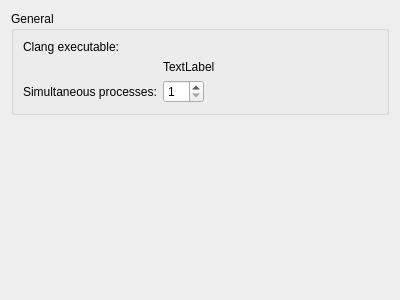
<?xml version="1.0" encoding="UTF-8"?>
<ui version="4.0">
 <class>ClangStaticAnalyzer::Internal::ClangStaticAnalyzerConfigWidget</class>
 <widget class="QWidget" name="ClangStaticAnalyzer::Internal::ClangStaticAnalyzerConfigWidget">
  <property name="geometry">
   <rect>
    <x>0</x>
    <y>0</y>
    <width>400</width>
    <height>300</height>
   </rect>
  </property>
  <property name="windowTitle">
   <string/>
  </property>
  <layout class="QVBoxLayout" name="verticalLayout">
   <item>
    <widget class="QGroupBox" name="groupBox">
     <property name="title">
      <string>General</string>
     </property>
     <layout class="QFormLayout" name="formLayout">
      <item row="0" column="0">
       <widget class="QLabel" name="label">
        <property name="text">
         <string>Clang executable:</string>
        </property>
       </widget>
      </item>
      <item row="0" column="1">
       <layout class="QHBoxLayout" name="horizontalLayout">
        <item>
         <widget class="Utils::PathChooser" name="clangExecutableChooser" native="true"/>
        </item>
       </layout>
      </item>
      <item row="1" column="1">
       <widget class="QLabel" name="detectedVersionLabel">
        <property name="text">
         <string>TextLabel</string>
        </property>
       </widget>
      </item>
      <item row="2" column="0">
       <widget class="QLabel" name="label_2">
        <property name="text">
         <string>Simultaneous processes:</string>
        </property>
       </widget>
      </item>
      <item row="2" column="1">
       <layout class="QHBoxLayout" name="horizontalLayout_2">
        <item>
         <widget class="QSpinBox" name="simultaneousProccessesSpinBox">
          <property name="minimum">
           <number>1</number>
          </property>
          <property name="maximum">
           <number>32</number>
          </property>
         </widget>
        </item>
        <item>
         <spacer name="horizontalSpacer_2">
          <property name="orientation">
           <enum>Qt::Horizontal</enum>
          </property>
          <property name="sizeHint" stdset="0">
           <size>
            <width>40</width>
            <height>20</height>
           </size>
          </property>
         </spacer>
        </item>
       </layout>
      </item>
     </layout>
    </widget>
   </item>
   <item>
    <spacer name="verticalSpacer">
     <property name="orientation">
      <enum>Qt::Vertical</enum>
     </property>
     <property name="sizeHint" stdset="0">
      <size>
       <width>20</width>
       <height>183</height>
      </size>
     </property>
    </spacer>
   </item>
  </layout>
 </widget>
 <customwidgets>
  <customwidget>
   <class>Utils::PathChooser</class>
   <extends>QWidget</extends>
   <header location="global">utils/pathchooser.h</header>
   <container>1</container>
  </customwidget>
 </customwidgets>
 <resources/>
 <connections/>
</ui>
